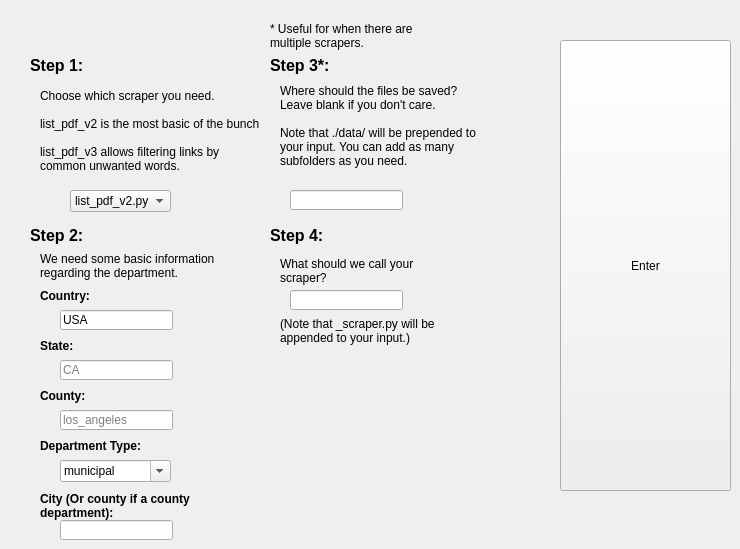
    <widget class="QWidget" name="ChooseScraper">
     <attribute name="title">
      <string>Choose Scraper</string>
     </attribute>
     <widget class="QLabel" name="step1_scraper_text">
      <property name="geometry">
       <rect>
        <x>40</x>
        <y>80</y>
        <width>221</width>
        <height>101</height>
       </rect>
      </property>
      <property name="font">
       <font>
        <pointsize>9</pointsize>
       </font>
      </property>
      <property name="text">
       <string>Choose which scraper you need.

list_pdf_v2 is the most basic of the bunch

list_pdf_v3 allows filtering links by common unwanted words.</string>
      </property>
      <property name="wordWrap">
       <bool>true</bool>
      </property>
     </widget>
     <widget class="QLabel" name="step2_header_5">
      <property name="geometry">
       <rect>
        <x>30</x>
        <y>220</y>
        <width>158</width>
        <height>31</height>
       </rect>
      </property>
      <property name="font">
       <font>
        <pointsize>12</pointsize>
        <weight>75</weight>
        <bold>true</bold>
       </font>
      </property>
      <property name="text">
       <string>Step 2:</string>
      </property>
      <property name="wordWrap">
       <bool>true</bool>
      </property>
     </widget>
     <widget class="QLabel" name="step4_header_2">
      <property name="geometry">
       <rect>
        <x>270</x>
        <y>220</y>
        <width>158</width>
        <height>31</height>
       </rect>
      </property>
      <property name="font">
       <font>
        <pointsize>12</pointsize>
        <weight>75</weight>
        <bold>true</bold>
       </font>
      </property>
      <property name="text">
       <string>Step 4:</string>
      </property>
      <property name="wordWrap">
       <bool>true</bool>
      </property>
     </widget>
     <widget class="QLabel" name="step3_header_5">
      <property name="geometry">
       <rect>
        <x>270</x>
        <y>50</y>
        <width>158</width>
        <height>31</height>
       </rect>
      </property>
      <property name="font">
       <font>
        <pointsize>12</pointsize>
        <weight>75</weight>
        <bold>true</bold>
       </font>
      </property>
      <property name="text">
       <string>Step 3*:</string>
      </property>
      <property name="wordWrap">
       <bool>true</bool>
      </property>
     </widget>
     <widget class="QLabel" name="step1_header_5">
      <property name="geometry">
       <rect>
        <x>30</x>
        <y>50</y>
        <width>158</width>
        <height>31</height>
       </rect>
      </property>
      <property name="font">
       <font>
        <pointsize>12</pointsize>
        <weight>75</weight>
        <bold>true</bold>
       </font>
      </property>
      <property name="text">
       <string>Step 1:</string>
      </property>
      <property name="wordWrap">
       <bool>true</bool>
      </property>
     </widget>
     <widget class="QLabel" name="label_31">
      <property name="geometry">
       <rect>
        <x>280</x>
        <y>240</y>
        <width>181</width>
        <height>61</height>
       </rect>
      </property>
      <property name="font">
       <font>
        <pointsize>9</pointsize>
       </font>
      </property>
      <property name="text">
       <string>What should we call your scraper?</string>
      </property>
      <property name="wordWrap">
       <bool>true</bool>
      </property>
     </widget>
     <widget class="QComboBox" name="scraper_input">
      <property name="geometry">
       <rect>
        <x>70</x>
        <y>190</y>
        <width>101</width>
        <height>22</height>
       </rect>
      </property>
      <item>
       <property name="text">
        <string>list_pdf_v2.py</string>
       </property>
      </item>
      <item>
       <property name="text">
        <string>list_pdf_v3.py</string>
       </property>
      </item>
     </widget>
     <widget class="QLabel" name="step2_scraper_text">
      <property name="geometry">
       <rect>
        <x>40</x>
        <y>250</y>
        <width>211</width>
        <height>31</height>
       </rect>
      </property>
      <property name="font">
       <font>
        <pointsize>9</pointsize>
       </font>
      </property>
      <property name="text">
       <string>We need some basic information regarding the department.</string>
      </property>
      <property name="wordWrap">
       <bool>true</bool>
      </property>
     </widget>
     <widget class="QLabel" name="step2_scraper_text_2">
      <property name="geometry">
       <rect>
        <x>40</x>
        <y>280</y>
        <width>161</width>
        <height>31</height>
       </rect>
      </property>
      <property name="font">
       <font>
        <pointsize>9</pointsize>
        <weight>75</weight>
        <bold>true</bold>
       </font>
      </property>
      <property name="text">
       <string>Country:</string>
      </property>
      <property name="wordWrap">
       <bool>true</bool>
      </property>
     </widget>
     <widget class="QLabel" name="step2state">
      <property name="geometry">
       <rect>
        <x>40</x>
        <y>330</y>
        <width>161</width>
        <height>31</height>
       </rect>
      </property>
      <property name="font">
       <font>
        <pointsize>9</pointsize>
        <weight>75</weight>
        <bold>true</bold>
       </font>
      </property>
      <property name="text">
       <string>State:</string>
      </property>
      <property name="wordWrap">
       <bool>true</bool>
      </property>
     </widget>
     <widget class="QLineEdit" name="country_input">
      <property name="geometry">
       <rect>
        <x>60</x>
        <y>310</y>
        <width>113</width>
        <height>20</height>
       </rect>
      </property>
      <property name="text">
       <string>USA</string>
      </property>
      <property name="placeholderText">
       <string/>
      </property>
     </widget>
     <widget class="QLineEdit" name="state_input">
      <property name="geometry">
       <rect>
        <x>60</x>
        <y>360</y>
        <width>113</width>
        <height>20</height>
       </rect>
      </property>
      <property name="placeholderText">
       <string>CA</string>
      </property>
     </widget>
     <widget class="QLabel" name="label_36">
      <property name="geometry">
       <rect>
        <x>40</x>
        <y>380</y>
        <width>161</width>
        <height>31</height>
       </rect>
      </property>
      <property name="font">
       <font>
        <pointsize>9</pointsize>
        <weight>75</weight>
        <bold>true</bold>
       </font>
      </property>
      <property name="text">
       <string>County:</string>
      </property>
      <property name="wordWrap">
       <bool>true</bool>
      </property>
     </widget>
     <widget class="QLineEdit" name="county_input">
      <property name="geometry">
       <rect>
        <x>60</x>
        <y>410</y>
        <width>113</width>
        <height>20</height>
       </rect>
      </property>
      <property name="placeholderText">
       <string>los_angeles</string>
      </property>
     </widget>
     <widget class="QLabel" name="label_37">
      <property name="geometry">
       <rect>
        <x>40</x>
        <y>430</y>
        <width>161</width>
        <height>31</height>
       </rect>
      </property>
      <property name="font">
       <font>
        <pointsize>9</pointsize>
        <weight>75</weight>
        <bold>true</bold>
       </font>
      </property>
      <property name="text">
       <string>Department Type:</string>
      </property>
      <property name="wordWrap">
       <bool>true</bool>
      </property>
     </widget>
     <widget class="QComboBox" name="department_type_input">
      <property name="geometry">
       <rect>
        <x>60</x>
        <y>460</y>
        <width>111</width>
        <height>22</height>
       </rect>
      </property>
      <property name="editable">
       <bool>true</bool>
      </property>
      <item>
       <property name="text">
        <string>municipal</string>
       </property>
      </item>
      <item>
       <property name="text">
        <string>county</string>
       </property>
      </item>
      <item>
       <property name="text">
        <string>college</string>
       </property>
      </item>
     </widget>
     <widget class="QLabel" name="step2city">
      <property name="geometry">
       <rect>
        <x>40</x>
        <y>490</y>
        <width>161</width>
        <height>31</height>
       </rect>
      </property>
      <property name="font">
       <font>
        <pointsize>9</pointsize>
        <weight>75</weight>
        <bold>true</bold>
       </font>
      </property>
      <property name="text">
       <string>City (Or county if a county department):</string>
      </property>
      <property name="wordWrap">
       <bool>true</bool>
      </property>
     </widget>
     <widget class="QLineEdit" name="city_input">
      <property name="geometry">
       <rect>
        <x>60</x>
        <y>520</y>
        <width>113</width>
        <height>20</height>
       </rect>
      </property>
     </widget>
     <widget class="QLabel" name="step3text">
      <property name="geometry">
       <rect>
        <x>280</x>
        <y>70</y>
        <width>201</width>
        <height>111</height>
       </rect>
      </property>
      <property name="font">
       <font>
        <pointsize>9</pointsize>
       </font>
      </property>
      <property name="text">
       <string>Where should the files be saved? Leave blank if you don't care. 

Note that ./data/ will be prepended to your input. You can add as many subfolders as you need.</string>
      </property>
      <property name="wordWrap">
       <bool>true</bool>
      </property>
     </widget>
     <widget class="QLineEdit" name="save_dir_input">
      <property name="geometry">
       <rect>
        <x>290</x>
        <y>190</y>
        <width>113</width>
        <height>20</height>
       </rect>
      </property>
     </widget>
     <widget class="QLabel" name="step3note">
      <property name="geometry">
       <rect>
        <x>270</x>
        <y>20</y>
        <width>161</width>
        <height>31</height>
       </rect>
      </property>
      <property name="font">
       <font>
        <pointsize>9</pointsize>
       </font>
      </property>
      <property name="text">
       <string>* Useful for when there are multiple scrapers.</string>
      </property>
      <property name="wordWrap">
       <bool>true</bool>
      </property>
     </widget>
     <widget class="QPushButton" name="choose_scraper_button">
      <property name="geometry">
       <rect>
        <x>560</x>
        <y>40</y>
        <width>171</width>
        <height>451</height>
       </rect>
      </property>
      <property name="text">
       <string>Enter</string>
      </property>
     </widget>
     <widget class="QLineEdit" name="scraper_name_input">
      <property name="geometry">
       <rect>
        <x>290</x>
        <y>290</y>
        <width>113</width>
        <height>20</height>
       </rect>
      </property>
     </widget>
     <widget class="QLabel" name="label_34">
      <property name="geometry">
       <rect>
        <x>280</x>
        <y>300</y>
        <width>181</width>
        <height>61</height>
       </rect>
      </property>
      <property name="font">
       <font>
        <pointsize>9</pointsize>
       </font>
      </property>
      <property name="text">
       <string>(Note that _scraper.py will be appended to your input.)</string>
      </property>
      <property name="wordWrap">
       <bool>true</bool>
      </property>
     </widget>
    </widget>
